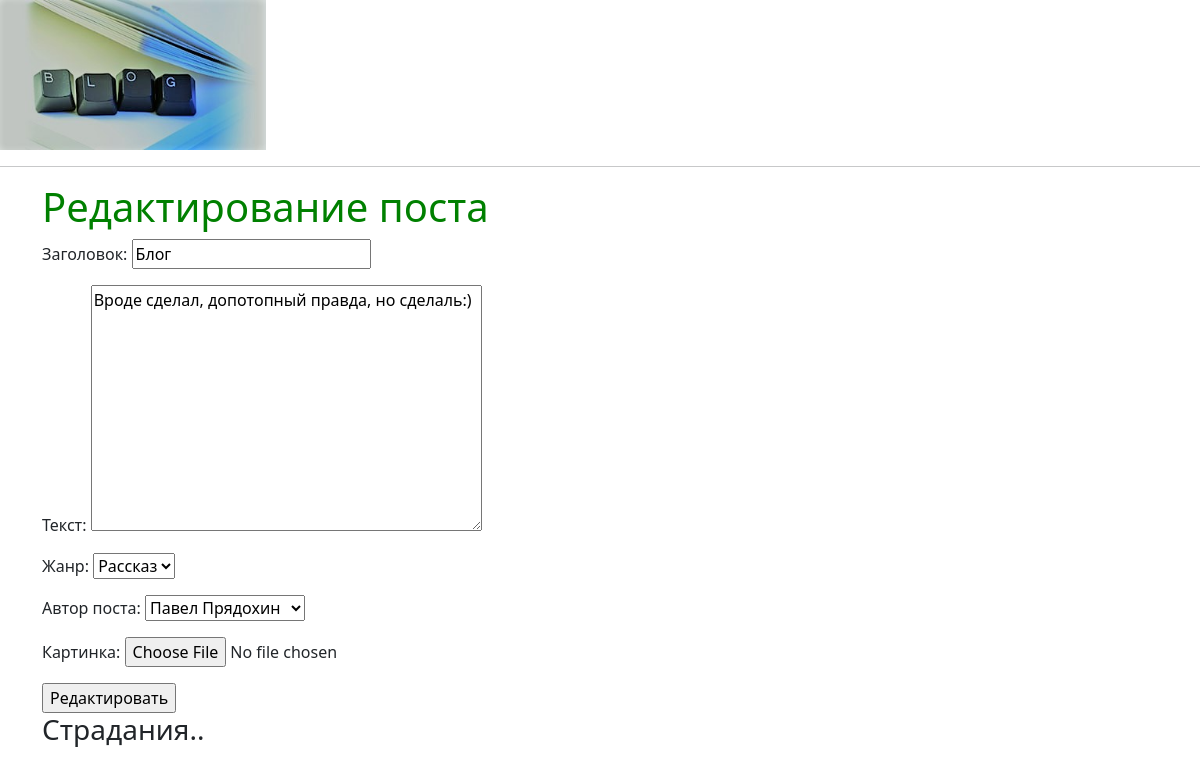
/posts/42/update/, run on the app's committed database.
### posts/models.py (models this page shows, shortened)
class Post(models.Model):
    id=models.AutoField(primary_key=True)
    title=models.CharField('Заголовок',max_length=120)
    content=models.TextField('Текст')
    timestamp=models.DateTimeField('Дата создания',auto_now=False, auto_now_add=True )
    updated=models.DateTimeField('Дата обновления',auto_now=True, auto_now_add=False )
    post_likes=models.IntegerField(default=0)
    status=(('r1','Роман'),('p','Поэма'),('r2','Рассказ'),('s','Стих'))
    status= models.CharField('Жанр',choices=status,max_length=2,default='r1')
    post_author=models.ForeignKey('Author',on_delete=models.CASCADE,verbose_name='Автор поста',blank=True, null=True )
    image=models.ImageField('Картинкa',blank=True,null=True)
    class Meta:
        verbose_name='Пост'
        verbose_name_plural='Посты'
        db_table='posts'#задали название в БД
        ordering=['-timestamp']#порядок

### posts/views.py (the view)
# urls.py: path('<int:id>/update/', views.post_update,name='update'),
def post_update(request, id=None):
    instance=get_object_or_404(Post,id=id)
    form=PostForm(request.POST or None,request.FILES or None,instance=instance)
    if form.is_valid():
        instance=form.save(commit=False)
        instance.save()
        messages.success(request, "Успешно отредактировано ",extra_tags='ok')
        return HttpResponseRedirect(instance.get_url())
    content={
        'title':'post_update',
        'name':'Редактирование поста',
        'form':form,
        'val_but':'Редактировать'
    }
    return render(request, 'post_create.html',content)

### posts/forms.py
class PostForm(forms.ModelForm):
    class Meta:
        model=Post
        fields=['title','content','status','post_author','image']

### posts/models.py (called while the page is built)
    def __str__(self):
        return self.first_name+' '+self.second_name

### templates/post_create.html (shortened to what this page needs)
{% extends 'base.html'%}
{%block content%}
<h1>{{name}}</h1>
<form method="POST" action="" enctype="multipart/form-data">
	{{form.as_p}}
	<input type="submit" value='{{val_but}}'>
</form>
<h3>Страдания..</h3>
{%endblock content%}

### static/css/base.css (style rules this page uses)
h1 { color: green; }

### data on the page
Post: title "Блог", content "Вроде сделал, допотопный правда, но сделаль:)", status "Рассказ", post_author "Павел Прядохин"

### other printed values
{{ name }} "Редактирование поста"
